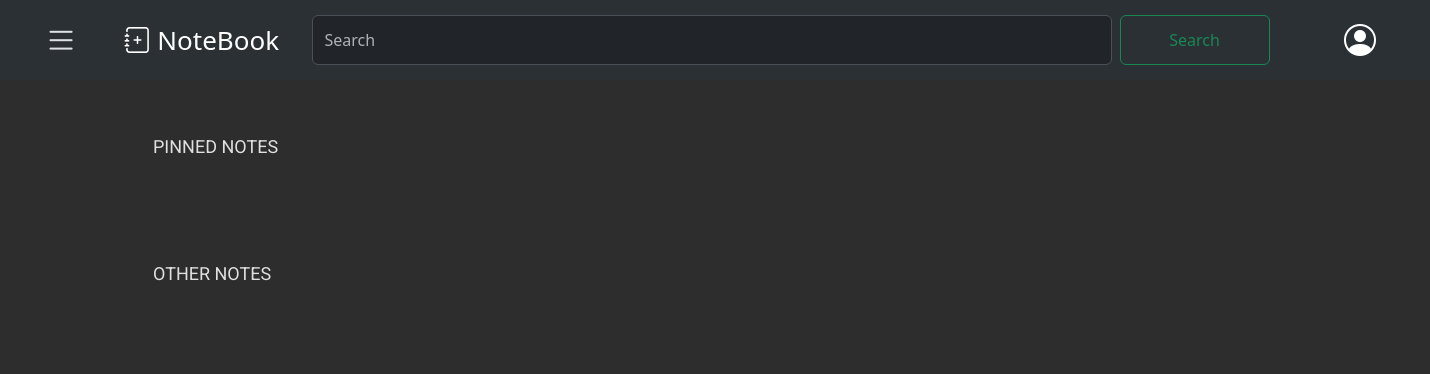
/notes/archived/, run on an earlier commit of the app's database.
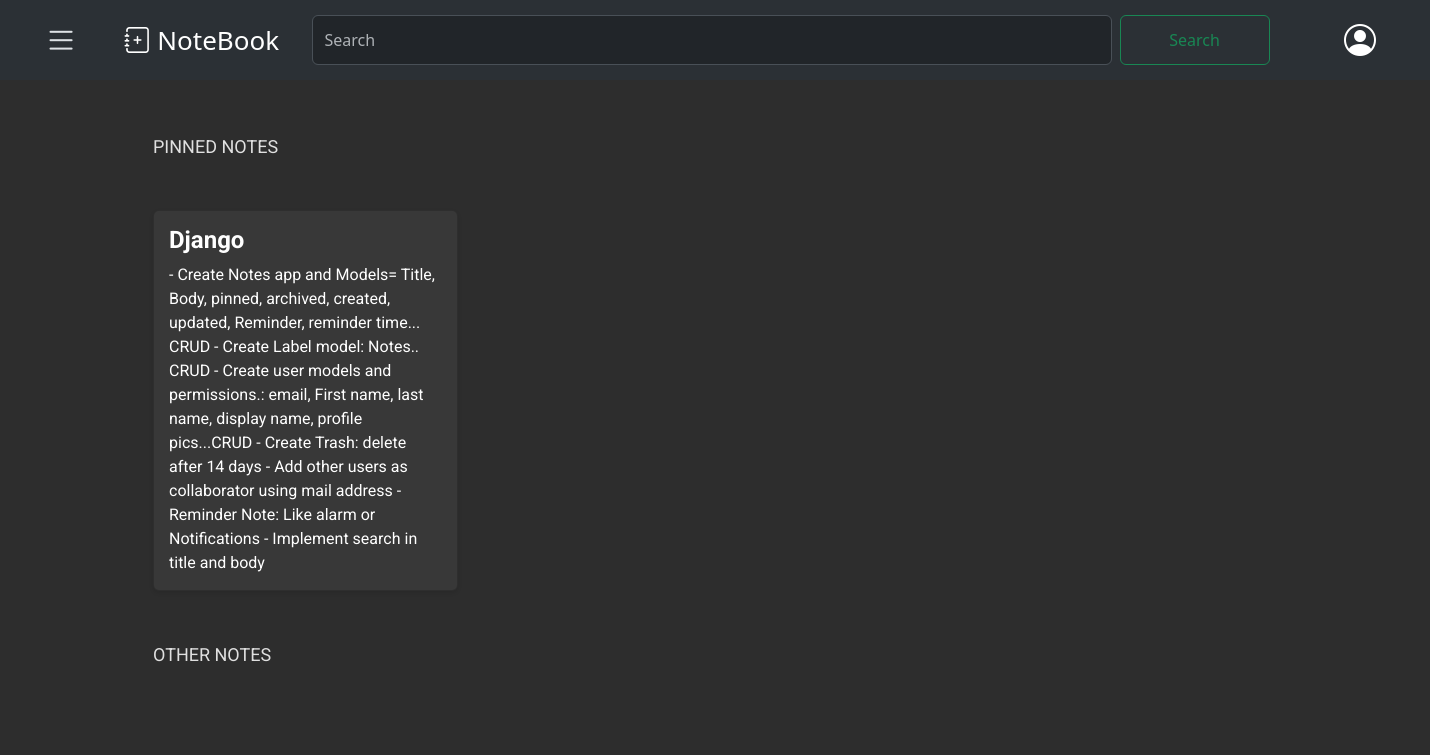
And on a later commit of the database.
### notes/models.py (models this page shows, shortened)
class Note(models.Model):
    title= models.CharField(max_length=100, null=False)
    body= models.TextField()
    label= models.ForeignKey(Label, on_delete=models.SET_NULL, related_name="notes", blank=True, null=True)
    archived= models.BooleanField(default=False)
    pinned= models.BooleanField(default= False)
    created = models.DateTimeField(auto_now_add= True)
    updated= models.DateTimeField(auto_now=True)
    class Meta:
        ordering= ['-updated']
        indexes= [
            models.Index(fields=["-updated"])
        ]
        verbose_name = "Note"
        verbose_name_plural= "Notes"

### notes/views.py (the view)
# urls.py: path('archived/', views.archived_list, name='archived_notes')
def archived_list(request):
    archived_notes= Note.objects.filter(Q(pinned=True,archived=True) | Q(pinned=False, archived=True))
    context= { 'archived_notes':archived_notes,
              }
    return render(request,
                  'notes/archived/list.html',
                  context)

### notes/templates/notes/archived/list.html (shortened to what this page needs)
{% extends "notes/base.html" %}
{% block content %}
<p class="text-capitalize">PINNED NOTES</p>
<div class="card-container">
    {% for note in archived_notes %}
        {% if note.archived and note.pinned %}
        <div class="card">
            <a href="" class="note-link">
                <h5 class="card-title">{{ note.title }}</h5>
                <p class="card-text">{{ note.body|truncatechars:650 }}</p>
            </a>
        </div>
        {% endif %}
    {% endfor %}
</div>
<p class="text-capitalize">OTHER NOTES</p>
<div class="card-container">
</div>
{% endblock %}

What changed in the data, as far as the page shows it:
now on this page (row edited): Note: title "Django", body "- Create Notes app and Models= Title, Body, pinned, archived, created, updated, Reminder, reminder time... CRUD - Create Label model: Notes.. CRUD - Create user models and permissions.: email, First name, last name, display name, profile pics...CRUD - Create Trash: delete after 14 days - Add other users as collaborator using mail address - Reminder Note: Like alarm or Notifications - Implement search in title and body"
